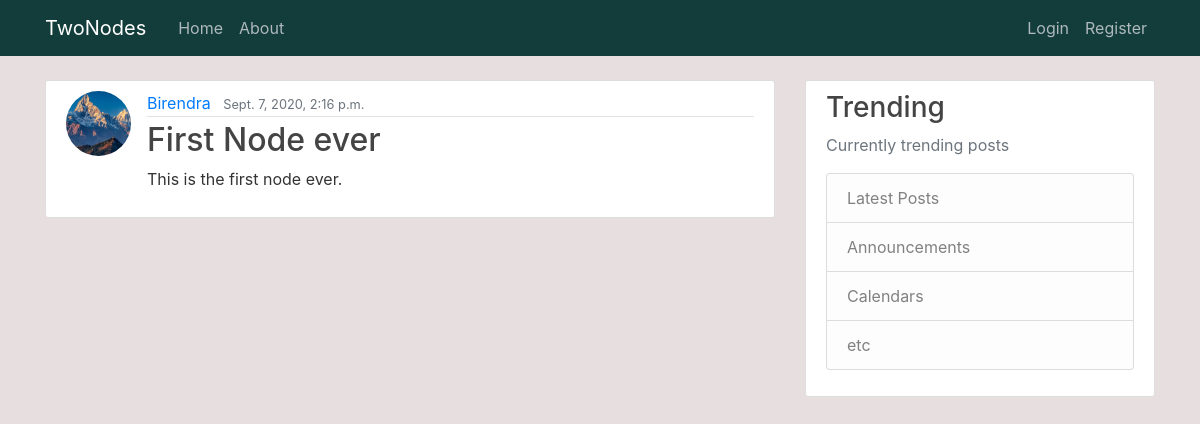
Before: /post/1/ with the older database file.
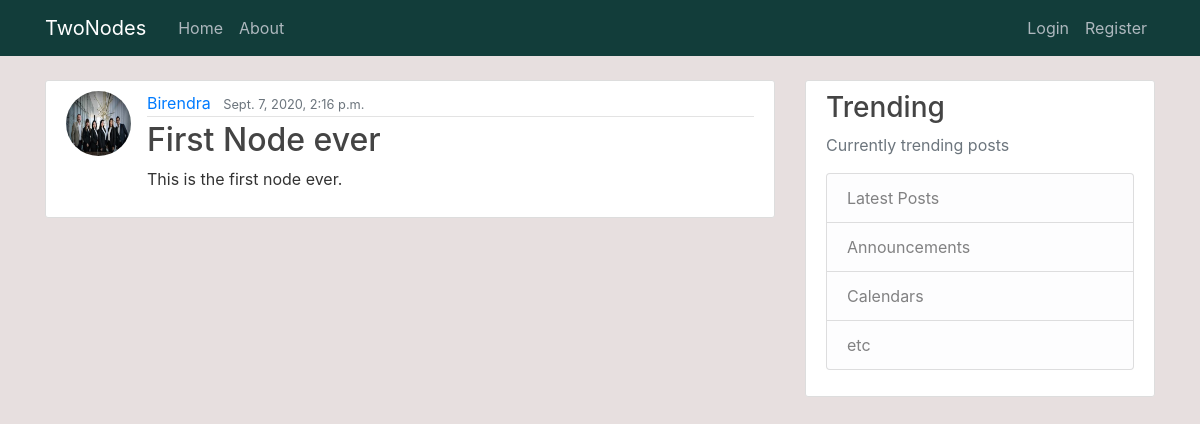
After: the same page with the newer database file.
### blog/models.py (models this page shows, shortened)
class Post(models.Model):
    title = models.CharField(max_length=100)
    content = models.TextField()
    dateposted = models.DateTimeField(default=timezone.now)
    author = models.ForeignKey(User, on_delete= models.CASCADE)

### users/models.py (models this page shows, shortened)
class Profile(models.Model):
    user = models.OneToOneField(User, on_delete=models.CASCADE)
    image = models.ImageField(default='default.jpg', upload_to='profile_pics')

### blog/views.py (the view)
# urls.py: path('post/<int:pk>/', PostDetailView.as_view(), name = 'post-detail'),
class PostDetailView(DetailView):
    model = Post

### blog/templates/blog/post_detail.html
{% extends "blog/base.html" %}
{% block content %}
    <article class="media content-section">
        <img class="rounded-circle article-img" src="{{ object.author.profile.image.url}}" alt="Profiel Picture">
        <div class="media-body">
        <div class="article-metadata">
            <a class="mr-2" href="#">{{ object.author }}</a>
            <small class="text-muted">{{ post.dateposted }}</small>
        </div>
        <h2 class="article-title">{{ object.title }}</h2>
        <p class="article-content">{{ object.content }}</p>
        </div>
    </article>
{% endblock content %}

Changed rows visible on the page:
changed through a linked row, Post "First Node ever": author.profile.image: a different picture
